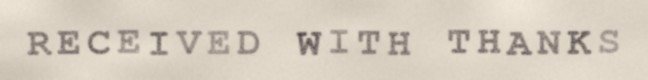
#> input picture examples/typewriter.jpg, 648 x 80 px
$ python make_assets.py
#> lines starting #> are read from the running program, lines starting #| are printed output that depends on the picture
"""Build the README demo GIF and the GitHub social-preview image from the example outputs.

    python3 examples/make_assets.py
"""
import os
import numpy as np
from PIL import Image, ImageDraw, ImageFont

ROOT = os.path.dirname(os.path.dirname(os.path.abspath(__file__)))
EX = os.path.join(ROOT, 'examples')
OUT = os.path.join(ROOT, 'assets')
PAIRS = [('typewriter.jpg', 'typewriter_fit_width.png', 'Typewriter'),
         ('printed.jpg', 'printed_same_spacing.png', 'Printed font'),
         ('handwriting.jpg', 'handwriting_same_spacing.png', 'Pen / handwriting')]
BG, FG, MUTED, ACCENT = (250, 248, 244), (28, 28, 30), (110, 108, 104), (214, 72, 44)


def font(size, bold=False):
    for p in ['/System/Library/Fonts/Supplemental/Avenir Next.ttc', '/System/Library/Fonts/Helvetica.ttc',
              '/usr/share/fonts/truetype/dejavu/DejaVuSans-Bold.ttf' if bold else
              '/usr/share/fonts/truetype/dejavu/DejaVuSans.ttf']:
        if os.path.exists(p):
            try:
                return ImageFont.truetype(p, size, index=2 if bold and p.endswith('Avenir Next.ttc') else 0)
            except OSError:
                return ImageFont.truetype(p, size)
    return ImageFont.load_default()


def load(name, sub=''):
#> called with name = 'typewriter.jpg', sub = ''
    return Image.open(os.path.join(EX, sub, name)).convert('RGB')
#> returned value is the input picture: PIL image 648x80 RGB; mean R, G, B 212.6, 203.3, 189.4


def fit(im, w):
#> called with w = 760
    return im.resize((w, round(im.height * w / im.width)), Image.LANCZOS)
#> returned value: PIL image 760x94 RGB


def demo_gif():
    W, row_w, pad = 900, 760, 22
    rows = [(fit(load(a), row_w), fit(load(b, 'output'), row_w), label) for a, b, label in PAIRS]
#> call 2 of load, with name = 'typewriter_fit_width.png', sub = 'output'
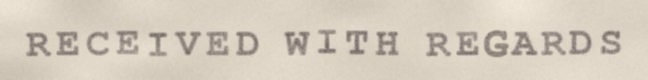
#> input picture examples/output/typewriter_fit_width.png, 648 x 80 px
#> in load, returned value is the input picture: PIL image 648x80 RGB; mean R, G, B 211.9, 202.7, 188.7
#> call 3 of load, with name = 'printed.jpg', sub = ''
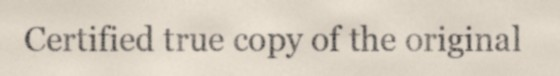
#> input picture examples/printed.jpg, 560 x 76 px
#> in load, returned value is the input picture: PIL image 560x76 RGB; mean R, G, B 212.3, 203.4, 189.5
#> call 4 of load, with name = 'printed_same_spacing.png', sub = 'output'
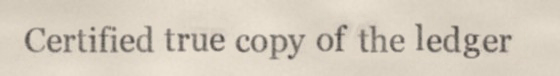
#> input picture examples/output/printed_same_spacing.png, 560 x 76 px
#> in load, returned value is the input picture: PIL image 560x76 RGB; mean R, G, B 212.3, 203.4, 189.3
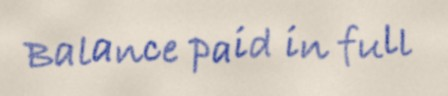
#> input picture examples/handwriting.jpg, 448 x 96 px
#> in load, returned value is the input picture: PIL image 448x96 RGB; mean R, G, B 211.7, 203.9, 194.6
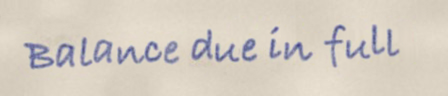
#> input picture examples/output/handwriting_same_spacing.png, 448 x 96 px
#> in load, returned value is the input picture: PIL image 448x96 RGB; mean R, G, B 212.4, 204.4, 193.7
#> rows = 3 items
    for i, (a, b, l) in enumerate(rows):      # same size for crossfade
        h = max(a.height, b.height)
        rows[i] = (a.crop((0, 0, row_w, h)), b.crop((0, 0, row_w, h)), l)
#> this loop made 3 passes
#> (l, h) on passes 1 to 3: ('Typewriter', 94), ('Printed font', 103), ('Pen / handwriting', 163)
    H = pad + sum(r[0].height + 44 for r in rows) + pad
#> H = 536
    f_lab, f_tag = font(20, True), font(18, True)
    frames, durs = [], []

    def frame(t, tag):
        im = Image.new('RGB', (W, H), BG)
        d = ImageDraw.Draw(im)
        y = pad
        for a, b, label in rows:
            d.text(((W - row_w) // 2, y), label, font=f_lab, fill=MUTED)
            d.text(((W + row_w) // 2, y), tag, font=f_tag, fill=ACCENT if tag == 'AFTER' else MUTED, anchor='ra')
            y += 30
            im.paste(Image.blend(a, b, t), ((W - row_w) // 2, y))
            y += a.height + 14
        return im

    for t, tag, ms in [(0, 'BEFORE', 1600)] + [(i / 6, '', 60) for i in range(1, 6)] + \
                      [(1, 'AFTER', 2200)] + [(1 - i / 6, '', 60) for i in range(1, 6)]:
        frames.append(frame(t, tag)); durs.append(ms)
#> this loop made 12 passes
#> (t, tag, ms) on passes 1 to 12: (0, 'BEFORE', 1600), (0.167, '', 60), (0.333, '', 60), (0.5, '', 60), (0.667, '', 60), (0.833, '', 60), (1, 'AFTER', 2200), (0.833, '', 60), (0.667, '', 60), (0.5, '', 60), (0.333, '', 60), (0.167, '', 60)
#> pass 1, in frame, `im = Image.new('RGB', (W, H), BG)`:
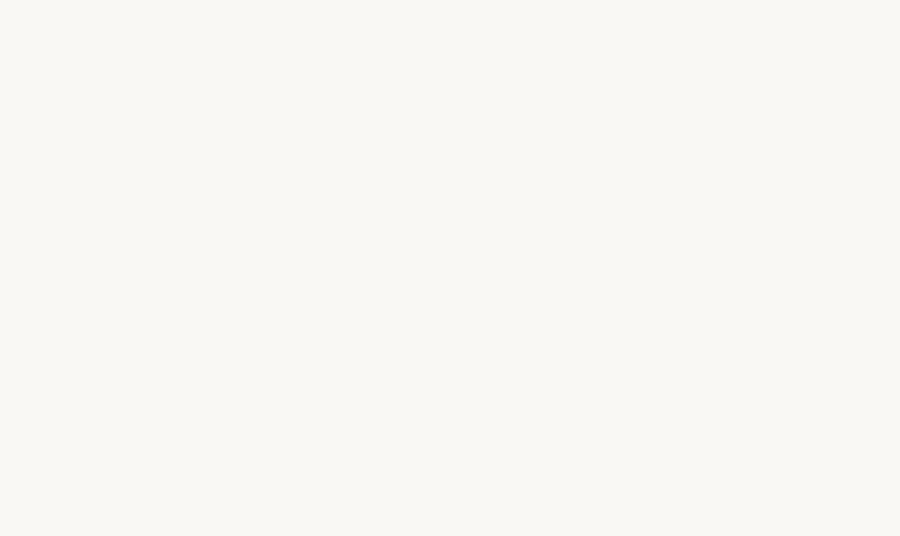
#> im: PIL image 900x536 RGB; mean R, G, B 250, 248, 244
#> after the loop, durs = [1600, 60, 60, 60, 60, 60, 2200, 60, 60, 60, 60, 60]; frames = 12 items
    frames[0].save(os.path.join(OUT, 'demo.gif'), save_all=True, append_images=frames[1:],
                   duration=durs, loop=0, optimize=True)


def social():
    W, H = 1280, 640
    im = Image.new('RGB', (W, H), BG)
#> im: PIL image 1280x640 RGB
    d = ImageDraw.Draw(im)
    d.text((64, 52), 'retype', font=font(84, True), fill=FG)
    d.text((64, 160), "Change text in scans & photos using the document's own letters",
           font=font(30), fill=MUTED)
    y = 232
    for a, b, label in PAIRS:
        A, B = fit(load(a), 560), fit(load(b, 'output'), 560)
        im.paste(A, (64, y)); im.paste(B, (656, y))
        y += max(A.height, B.height) + 18
#> y = 319
    d.text((64, y + 4), 'BEFORE', font=font(22, True), fill=MUTED)
    d.text((656, y + 4), 'AFTER', font=font(22, True), fill=ACCENT)
    d.text((W - 64, H - 48), 'typewriter · printed · handwriting  —  no GPU',
           font=font(22), fill=MUTED, anchor='ra')
    im.save(os.path.join(OUT, 'social-preview.png'))
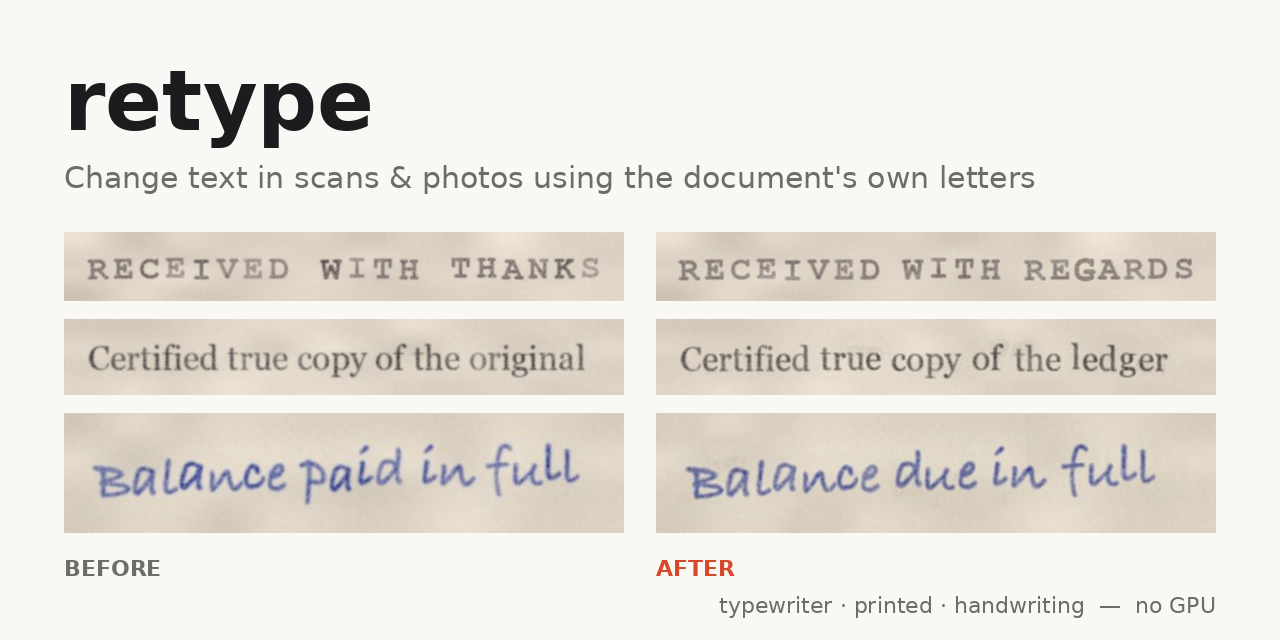
#> saved as social-preview.png: PIL image 1280x640 RGB; mean R, G, B 232.4, 228, 221.1


if __name__ == '__main__':
    os.makedirs(OUT, exist_ok=True)
    demo_gif(); social()
    print('wrote assets/demo.gif, assets/social-preview.png')
